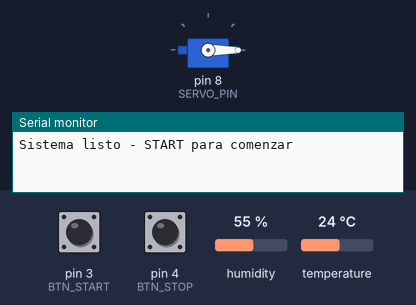
Recording of a sketch running on a simulated Arduino Uno, built with avr-gcc and run on an emulated ATmega328P. On the bench: servo, the last lines printed to the serial monitor. The test bench sets the inputs (shaded band); at power-on: pin 3 (BTN_START) HIGH, pin 4 (BTN_STOP) HIGH, humidity 55 %, temperature 24 °C. No radio packets arrive unless stated.

Above: at 2.2 s.
2.3 s: pin 3 (BTN_START) pulled LOW for 0.15 s
At 3.5 s:
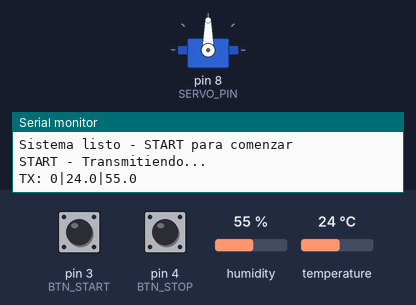
3.9 s: pin 4 (BTN_STOP) pulled LOW for 0.15 s
At 4.2 s:
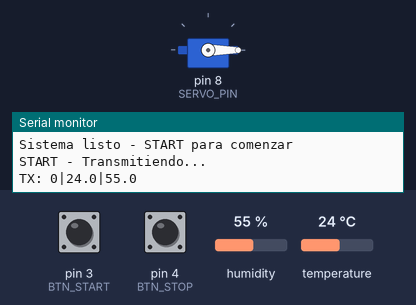
5.7 s: pin 3 (BTN_START) pulled LOW for 1 s
At 6.8 s:
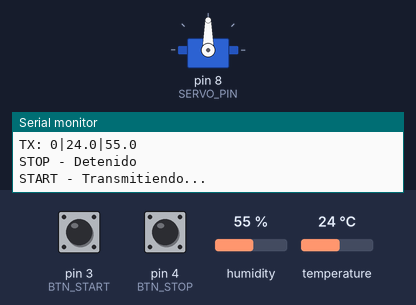
8.2 s: pin 4 (BTN_STOP) pulled LOW for 1 s
At 9.5 s:
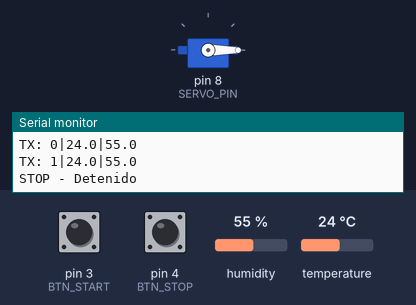
Timing chart, 0 to 11.2 s (numbered marks = the images above; inputs shaded):
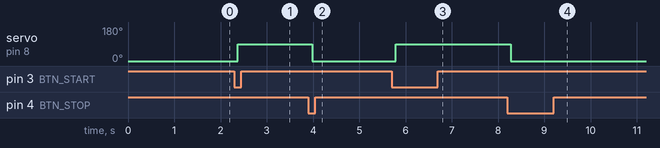

Measured:
- after the input at 2.3 s, servo on pin 8 (SERVO_PIN): 0° → 90° after 0.07 s
- after the input at 3.9 s, servo on pin 8 (SERVO_PIN): 90° → 0° after 0.09 s
- after the input at 5.7 s, servo on pin 8 (SERVO_PIN): 0° → 90° after 0.09 s
- after the input at 8.2 s, servo on pin 8 (SERVO_PIN): 90° → 0° after 0.08 s

The sketch:

tx_data.ino
```cpp
#include <LoRa.h>
#include <Servo.h>
#include <DHT.h>
#include <SoftwareSerial.h>


// Pines
#define LORA_NSS 10
#define LORA_RST 9
#define LORA_DI00 2
#define BTN_START 3
#define BTN_STOP 4
#define SERVO_PIN 8
#define DHT_PIN 6
#define GPS_TX A0
#define GPS_RX A1

// Objetos
Servo servo;
DHT dht(DHT_PIN, DHT22);

// Variables
bool transmitting = false;
int packetCount = 0;
unsigned long lastSendTime = 0;

void setup() {
  Serial.begin(9600);
  delay(1000);

  // Configurar pines
  pinMode(BTN_START, INPUT_PULLUP);
  pinMode(BTN_STOP, INPUT_PULLUP);

  // Inicializar componentes
  servo.attach(SERVO_PIN);
  servo.write(0);
  dht.begin();

  // Inicializar LoRa
  LoRa.setPins(LORA_NSS, LORA_RST, LORA_DI00);
  LoRa.begin(433E6);
  LoRa.setSpreadingFactor(7);
  LoRa.setSignalBandwidth(125E3);

  Serial.println("Sistema listo - START para comenzar");
}

void loop() {
  // Leer botones
  if (digitalRead(BTN_START) == LOW) {
    delay(50);
    transmitting = true;
    packetCount = 0;
    lastSendTime = millis();
    moveServo(90);
    Serial.println("START - Transmitiendo...");
    while(digitalRead(BTN_START) == LOW);
  }

  if (digitalRead(BTN_STOP) == LOW) {
    delay(50);
    transmitting = false;
    moveServo(0);
    Serial.println("STOP - Detenido");
    while(digitalRead(BTN_STOP) == LOW);
  }


  // Transmitir cada 1 segundo
  if (transmitting && (millis() - lastSendTime >= 1000)) {
    sendSensorData();
    lastSendTime = millis();
  }

  delay(50);
}

void sendSensorData() {
  // Leer sensores
  float temperature = dht.readTemperature();
  float humidity = dht.readHumidity();

  // Crear mensaje
  String message = String(packetCount) + "|";


  // Datos DHT
  if (!isnan(temperature) && !isnan(humidity)) {
    message += String(temperature, 1) + "|";
    message += String(humidity, 1);
  } else {
    message += "0|0";
  }

  // Enviar
  LoRa.beginPacket();
  LoRa.print(message);
  LoRa.endPacket();

  Serial.println("TX: " + message);
  packetCount++;
}

void moveServo(int angle) {
  servo.write(angle);
  delay(300);
}
```
